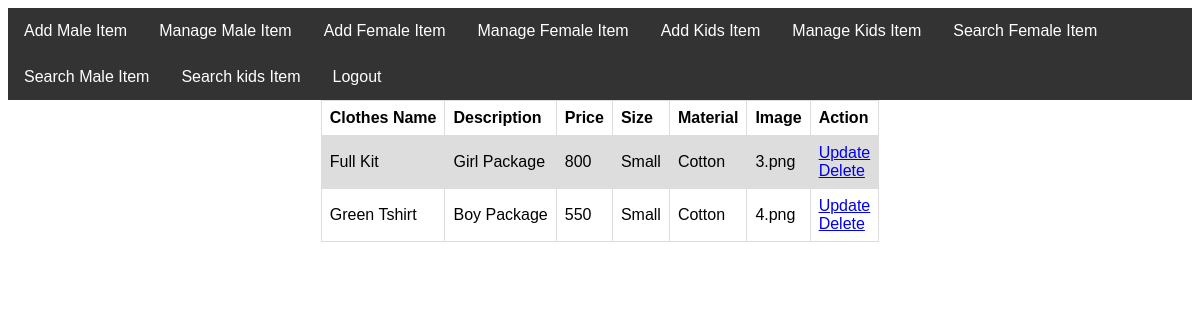
The app's page /new_Admin/Admin-Manage-Kids-cloths.php with its own data.
### tables this page shows
CREATE TABLE `kclothes` (
  `id` int(11) NOT NULL,
  `name` varchar(100) NOT NULL,
  `discription` varchar(255) NOT NULL,
  `price` varchar(100) NOT NULL,
  `size` varchar(100) NOT NULL,
  `metirial` varchar(100) NOT NULL,
  `file` text NOT NULL,
  `qty` int(11) NOT NULL
);

### new_Admin/Admin-Manage-Kids-cloths.php (the view, shortened to what this page needs)
<?php include("../connection.php");?>
<html>
<head>
<link rel="stylesheet" href="table.css" />
</head>
<body>
<?php include("Admin-navigation-bar.php");?>
<center>
    <table class="table">
        <tr>
          <th>Clothes Name</th>
          <th>Description</th>
          <th>Price</th>
          <th>Size</th>
          <th>Material</th>
          <th>Image</th>
          <th>Action</th>
        </tr>
        <?php
          $query = "select * from kclothes";
          $select_cloths = mysqli_query($conn, $query);
          while ($row = mysqli_fetch_assoc($select_cloths)) {
            $id = $row['id'];
            $Name = $row['name'];
            $Discription = $row['discription'];
            $price = $row['price'];
            $Size = $row['size'];
            $Metirial = $row['metirial'];
            $Image = $row['file'];
            echo "<tr>";
            echo "<td>$Name</td>";
            echo "<td>$Discription</td>";
            echo "<td>$price</td>";
            echo "<td>$Size</td>";
            echo "<td>$Metirial</td>";
            echo "<td>$Image</td>";
            echo "<td><a href='Admin-Kids-Update.php?edit={$id}'>Update</a><br>
                      <a href='Admin-Manage-Kids-cloths.php?delete={$id}'>Delete</a></td>";
            echo "</tr>";
          }
        ?>
      </table>
      </center>
      </body>

### new_Admin/table.css (style rules this page uses)
table { font-family: arial, sans-serif; border-collapse: collapse; }
td, th { border: 1px solid #dddddd; text-align: left; padding: 8px; }
tr:nth-child(even) { background-color: #dddddd; }

### records on screen
kclothes: name "Full Kit", discription "Girl Package", price "800", size "Small", metirial "Cotton", file "3.png"
kclothes: name "Green Tshirt", discription "Boy Package", price "550", size "Small", metirial "Cotton", file "4.png"
